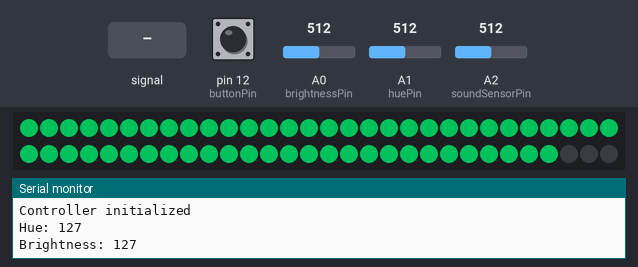
Simulated run of this program. Board: Arduino Uno, built with avr-gcc and run on an emulated ATmega328P. Shown: 60 RGB LEDs in strip order, left to right, continuing on the next row, the last lines printed to the serial monitor. The inputs (shaded band) are chosen by the test bench; at power-on: A0 (brightnessPin) = 512, A1 (huePin) = 512, pin 12 (buttonPin) HIGH, A2 (soundSensorPin) = 512. Dim RGB values are drawn brighter than linear.

Above: at 2.4 s.
2.5 s: A2 (soundSensorPin) fed a 200 Hz sine of ±81 counts around its level
5.5 s: A0 (brightnessPin) set to 1023
At 6.5 s:
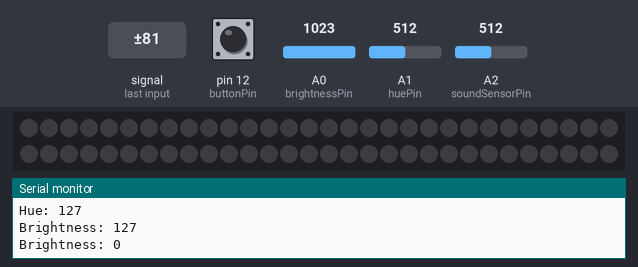
7.0 s: A0 (brightnessPin) set to 900
At 8.07 s:
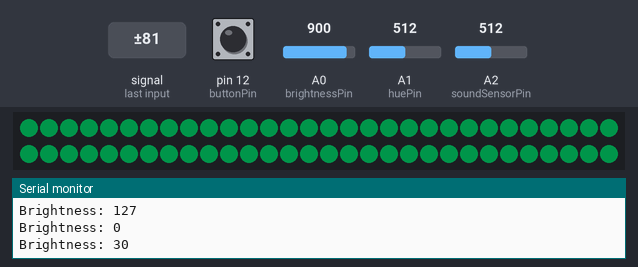
9.4 s: A1 (huePin) set to 50
At 10.24 s:
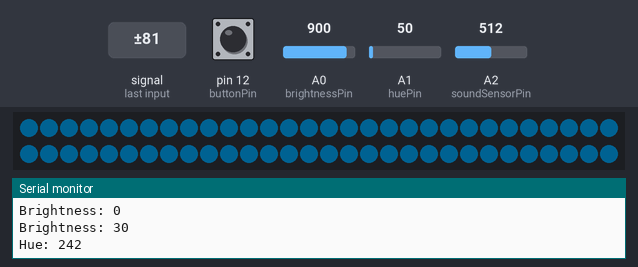
Timing chart, 0 to 12.4 s (numbered marks = the images above; inputs shaded):
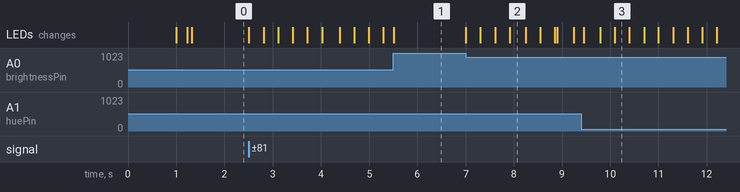

The program:

main.cpp
```cpp
#include "Controller.hpp"

uint8_t buttonPin = 12;
uint8_t buttonDebounce = 100;

uint8_t brightnessPin = A0;
uint8_t brightnessDebounce = 100;
uint16_t brightnessMinRange = 0;
uint16_t brightnessMaxRange = 255;
uint8_t brightnessSmooth = 33;

uint8_t huePin = A1;
uint8_t hueDebounce = 100;
uint16_t hueMinRange = 0;
uint16_t hueMaxRange = 255;
uint8_t hueSmooth = 33;

uint8_t soundSensorPin = A2;
uint16_t soundSensorDebounce = 10;
uint16_t soundSensorMinRange = 0;
uint16_t soundSensorMaxRange = 60;
float soundSensorReferenceVoltage = 1.25;

uint8_t hue = 0;

LedStrip ledStrip(hue);
Button button(buttonPin, buttonDebounce);
Knob brightnessKnob(brightnessPin, brightnessDebounce, brightnessMinRange, brightnessMaxRange, brightnessSmooth);
Knob hueKnob(huePin, hueDebounce, hueMinRange, hueMaxRange, hueSmooth);
SoundSensor soundSensor(soundSensorPin, soundSensorDebounce, soundSensorMinRange, soundSensorMaxRange, soundSensorReferenceVoltage);

Controller controller(ledStrip, button, brightnessKnob, hueKnob, soundSensor);

void initSerial()
{
    Serial.begin(9600);
    while (!Serial)
        ;
    delay(1000);
    Serial.println("Serial console initilized");
}

void setup()
{
    initSerial();
    controller.begin();
}

void loop()
{
    controller.update();
}
```

Button.hpp
```cpp
#include <stdint.h>

#ifndef BUTTON_HPP
#define BUTTON_HPP

class Button
{
public:
    Button(uint8_t &pin, uint8_t &debounce);
    void begin();
    void update();
    bool isPressed();

private:
    unsigned long lastCheck;
    bool ready;

    uint8_t &debounce;
    uint8_t &pin;

    void initMessage();
};

#endif
```

Controller.hpp
```cpp
#include "LedStrip.hpp"
#include "Button.hpp"
#include "Knob.hpp"
#include "SoundSensor.hpp"

#ifndef CONTROLLER_HPP
#define CONTROLLER_HPP

class Controller
{
public:
    Controller(LedStrip &ledStrip, Button &button, Knob &brightnessKnob, Knob &hueKnob, SoundSensor &soundSensor);
    void begin();
    void update();

private:
    LedStrip &ledStrip;
    Button &button;

    Knob &brightnessKnob;
    Knob &hueKnob;

    SoundSensor &soundSensor;

    uint8_t lastBrightnessValue;
    uint8_t lastHueValue;
    unsigned long lastSoundValue;
    unsigned long lastCheck;

    void initHueAndBrightness();
    void initMessage();
    void updateButton();
    void updateBrightness();
    void updateHue();
    void updateSound();
    void debugHueValue();
    void debugBrightnessValue();
};

#endif
```

Knob.hpp
```cpp
#include <stdint.h>

#ifndef KNOB_HPP
#define KNOB_HPP

class Knob
{
public:
    Knob(uint8_t &pin, uint8_t &debounce, uint16_t &targetRangeMin, uint16_t &targetRangeMax, uint8_t &smooth);
    void begin();
    void update();
    uint16_t get();

private:
    unsigned long lastCheck;
    uint16_t rawValue;

    uint8_t &pin;
    uint8_t &debounce;

    uint16_t &targetRangeMin;
    uint16_t &targetRangeMax;

    uint8_t &smooth;

    void initMessage();
    void read();
};

#endif
```

LedStrip.hpp
```cpp
#include <FastLED.h>

#ifndef LEDSTRIP_HPP
#define LEDSTRIP_HPP

class LedStrip
{
public:
    LedStrip(uint8_t &hue);
    void begin();
    void update();
    void setHue(uint8_t &hue);
    void setBrightness(uint8_t &brightness);
    void cycleMode();
    void setSoundIntensity(unsigned long &soundIntensity);

private:
    enum Mode
    {
        START,
        END,
        EDGES,
        CENTER
    };

    static const uint8_t NUM_LEDS = 60;
    static const uint8_t INIT_BRIGHTNESS = 255;
    static const uint8_t DATA_PIN = 11;
    static const uint8_t MAX_VOLTAGE = 5;
    static const uint16_t MAX_CURRENT = 2000;
    static const uint16_t RAINBOW_DEBOUNCE = 50;

    bool rainbow = false;
    unsigned long rainbowLastCheck = 0;
    Mode currentMode = Mode::START;
    CRGB INIT_COLOR = CRGB::Red;
    CRGB leds[NUM_LEDS];
    uint8_t &hue;

    void initColor();
    void initMessage();
};

#endif
```

SoundSensor.hpp
```cpp
#include <stdint.h>

#ifndef SOUND_SENSOR_HPP
#define SOUND_SENSOR_HPP

class SoundSensor
{
public:
    SoundSensor(uint8_t &pin, uint16_t &debounce, uint16_t &targetRangeMin, uint16_t &targetRangeMax, float &referenceVoltage);
    void begin();
    void update();
    long get();

private:
    unsigned long lastCheck;
    int rawValue;
    long smoothedValue;
    int baseLine;

    uint8_t &pin;
    uint16_t &debounce;

    uint16_t &targetRangeMin;
    uint16_t &targetRangeMax;

    float &referenceVoltage;

    void initMessage();
    void read();
};

#endif
```

Button.cpp
```cpp
#include "Button.hpp"
#include <Arduino.h>

Button::Button(uint8_t &pin, uint8_t &debounce)
    : lastCheck(0), ready(true), debounce(debounce), pin(pin) {}

void Button::begin()
{
    pinMode(pin, INPUT_PULLUP);
    initMessage();
}

void Button::update()
{
    if (!ready)
    {
        ready = digitalRead(pin) == HIGH;
    }
}

bool Button::isPressed()
{
    if (ready && millis() > lastCheck + debounce)
    {
        ready = false;
        lastCheck = millis();
        return digitalRead(pin) == LOW;
    }

    return false;
}

void Button::initMessage()
{
    Serial.print("Button on pin ");
    Serial.print(pin);
    Serial.print(" and debounce ");
    Serial.print(debounce);
    Serial.println(" initialized. ");
}
```

Controller.cpp
```cpp
#include "Controller.hpp"

Controller::Controller(LedStrip &ledStrip, Button &button, Knob &brightnessKnob, Knob &hueKnob, SoundSensor &soundSensor)
    : ledStrip(ledStrip), button(button), brightnessKnob(brightnessKnob), hueKnob(hueKnob), soundSensor(soundSensor), lastSoundValue(0) {}

void Controller::begin()
{
    ledStrip.begin();
    button.begin();
    brightnessKnob.begin();
    hueKnob.begin();
    soundSensor.begin();

    initHueAndBrightness();
    initMessage();
}

void Controller::update()
{
    button.update();
    brightnessKnob.update();
    hueKnob.update();
    soundSensor.update();
    ledStrip.update();

    updateSound();
    updateButton();
    updateHue();
    updateBrightness();
}

void Controller::initHueAndBrightness()
{
    lastHueValue = hueKnob.get();
    lastBrightnessValue = brightnessKnob.get();
    ledStrip.setHue(lastHueValue);
    ledStrip.setBrightness(lastBrightnessValue);
}

void Controller::updateSound()
{
    unsigned long sound = soundSensor.get();
    long soundChange = lastSoundValue - sound;

    if (abs(soundChange) >= 2)
    {
        lastSoundValue = sound;
        ledStrip.setSoundIntensity(lastSoundValue);
    }
}

void Controller::initMessage()
{
    Serial.println("Controller initialized");

    debugHueValue();
    debugBrightnessValue();
}

void Controller::updateButton()
{
    if (button.isPressed())
    {
        ledStrip.cycleMode();
        Serial.println("Button is pressed");
    }
}

void Controller::updateHue()
{
    uint16_t currentHueValue = hueKnob.get();
    if (lastHueValue != currentHueValue)
    {
        lastHueValue = currentHueValue;
        ledStrip.setHue(lastHueValue);
        debugHueValue();
    }
}

void Controller::updateBrightness()
{

    uint16_t currentBrightnessValue = brightnessKnob.get();
    if (lastBrightnessValue != currentBrightnessValue)
    {
        lastBrightnessValue = currentBrightnessValue;
        ledStrip.setBrightness(lastBrightnessValue);
        debugBrightnessValue();
    }
}

void Controller::debugHueValue()
{
    Serial.print("Hue: ");
    Serial.println(lastHueValue);
}

void Controller::debugBrightnessValue()
{
    Serial.print("Brightness: ");
    Serial.println(lastBrightnessValue);
}
```

Knob.cpp
```cpp
#include "Knob.hpp"
#include <Arduino.h>

Knob::Knob(uint8_t &pin, uint8_t &debounce, uint16_t &targetRangeMin, uint16_t &targetRangeMax, uint8_t &smooth)
    : pin(pin), debounce(debounce), targetRangeMin(targetRangeMin), targetRangeMax(targetRangeMax), smooth(smooth) {}

void Knob::begin()
{
    rawValue = analogRead(pin);
    lastCheck = millis();

    initMessage();
}

void Knob::update()
{
    if (millis() > lastCheck + debounce)
    {
        read();
    }
}

uint16_t Knob::get()
{
    return map(1023 - rawValue, 0, 1023, targetRangeMin, targetRangeMax);
}

void Knob::read()
{
    int currentValue = analogRead(pin);
    int difference = currentValue - rawValue;

    if (abs(difference) > smooth)
    {
        rawValue = currentValue;
        lastCheck = millis();
    }
}

void Knob::initMessage()
{
    Serial.print("Knob on pin ");
    Serial.print(pin);
    Serial.print(" with debounce ");
    Serial.print(debounce);
    Serial.print(" and smooth ");
    Serial.print(smooth);
    Serial.println(" initialized. ");
}
```

LedStrip.cpp
```cpp
#include "LedStrip.hpp"

LedStrip::LedStrip(uint8_t &hue) : hue(hue) {}

void LedStrip::begin()
{
    FastLED.addLeds<WS2812B, DATA_PIN, GRB>(leds, NUM_LEDS);
    FastLED.setMaxPowerInVoltsAndMilliamps(MAX_VOLTAGE, MAX_CURRENT);
    initColor();
    initMessage();
}

void LedStrip::update()
{
    if (rainbow && millis() > rainbowLastCheck + RAINBOW_DEBOUNCE)
    {
        hue = (hue + 1) % 256;
        rainbowLastCheck = millis();
    }
}

void LedStrip::setHue(uint8_t &newHue)
{
    if (newHue >= 240)
    {
        rainbow = true;
    }
    else
    {
        hue = newHue;
        rainbow = false;
    }
}

void LedStrip::setBrightness(uint8_t &beightness)
{
    FastLED.setBrightness(beightness);
    FastLED.show();
}

void LedStrip::setSoundIntensity(unsigned long &soundIntensity)
{
    FastLED.clear();

    uint8_t clamped = constrain(soundIntensity, 0, NUM_LEDS);
    int center = NUM_LEDS / 2;
    int half = clamped / 2;

    if (currentMode == CENTER)
    {
        for (int i = 0; i < half; i++)
        {
            leds[center - i - 1] = INIT_COLOR;
            leds[center - i - 1].setHue(hue);

            leds[center + i] = INIT_COLOR;
            leds[center + i].setHue(hue);
        }
    }

    if (currentMode == START)
    {
        for (int i = 0; i < clamped; i++)
        {
            leds[i] = INIT_COLOR;
            leds[i].setHue(hue);
        }
    }

    if (currentMode == EDGES)
    {
        for (int i = 0; i < half; i++)
        {
            leds[i] = INIT_COLOR;
            leds[i].setHue(hue);

            leds[NUM_LEDS - i - 1] = INIT_COLOR;
            leds[NUM_LEDS - i - 1].setHue(hue);
        }
    }

    if (currentMode == END)
    {
        for (int i = 0; i < clamped; i++)
        {
            int ledIndex = NUM_LEDS - 1 - i;
            leds[ledIndex] = INIT_COLOR;
            leds[ledIndex].setHue(hue);
        }
    }

    FastLED.show();
}

void LedStrip::initColor()
{
    FastLED.clear();
    FastLED.setBrightness(INIT_BRIGHTNESS);
    FastLED.setCorrection(TypicalLEDStrip);

    for (int i = 0; i < NUM_LEDS; i++)
    {
        leds[i] = INIT_COLOR;
    }

    FastLED.show();
}

void LedStrip::initMessage()
{
    Serial.print("LedStrip on pin ");
    Serial.print(DATA_PIN);
    Serial.println(" initialized");
}

void LedStrip::cycleMode()
{
    switch (currentMode)
    {
    case Mode::START:
        currentMode = Mode::END;
        break;
    case Mode::END:
        currentMode = Mode::EDGES;
        break;
    case Mode::EDGES:
        currentMode = Mode::CENTER;
        break;
    case Mode::CENTER:
        currentMode = Mode::START;
        break;
    default:
        currentMode = Mode::START;
    }
}
```

SoundSensor.cpp
```cpp
#include "SoundSensor.hpp"
#include <Arduino.h>

SoundSensor::SoundSensor(uint8_t &pin, uint16_t &debounce, uint16_t &targetRangeMin, uint16_t &targetRangeMax, float &referenceVoltage)
    : pin(pin), debounce(debounce), targetRangeMin(targetRangeMin), targetRangeMax(targetRangeMax), referenceVoltage(referenceVoltage), smoothedValue(0)
{
    baseLine = (referenceVoltage / 5.0) * 1023.0;
}

void SoundSensor::begin()
{
    initMessage();
}

void SoundSensor::update()
{
    if (millis() > lastCheck + debounce)
    {
        read();
    }
}

long SoundSensor::get()
{
    int currentDifference = rawValue - baseLine;
    long mapped = map(abs(currentDifference), 0, baseLine, targetRangeMin, targetRangeMax);

    smoothedValue = (smoothedValue * 3 + mapped) / 4;
    return smoothedValue;
}

void SoundSensor::read()
{
    rawValue = analogRead(pin);
    lastCheck = millis();
}

void SoundSensor::initMessage()
{
    Serial.print("Sound Sensor on pin ");
    Serial.print(pin);
    Serial.print(" and debounce ");
    Serial.print(debounce);
    Serial.println(" initialized. ");
}
```

Measured:
- after the input at 5.5 s, the LEDs: change at once (image 1)
- after the input at 7.0 s, the LEDs: change at once (image 2)
